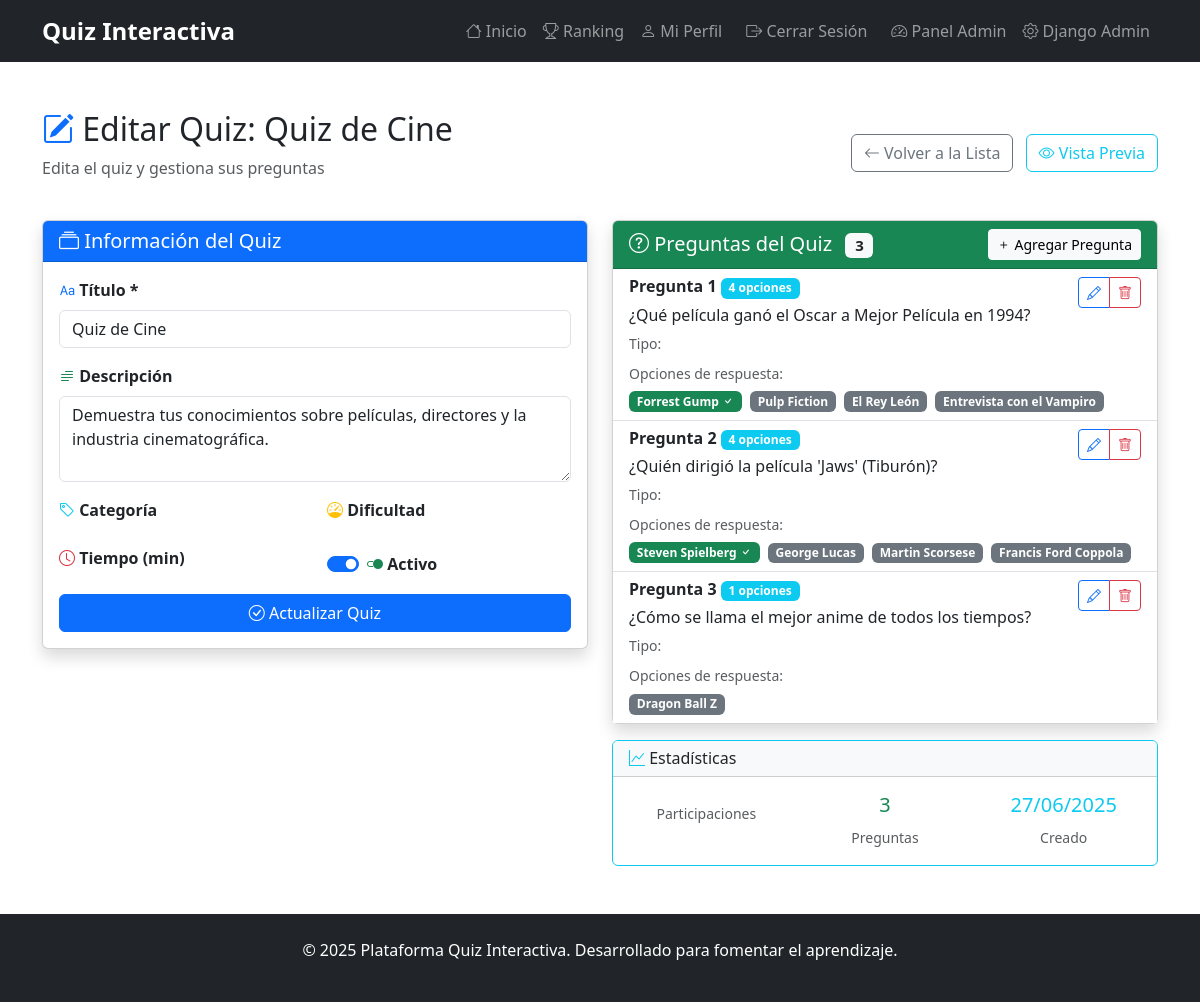
/admin-panel/quiz/20/edit/ (signed in), run on an earlier commit of the app's database.
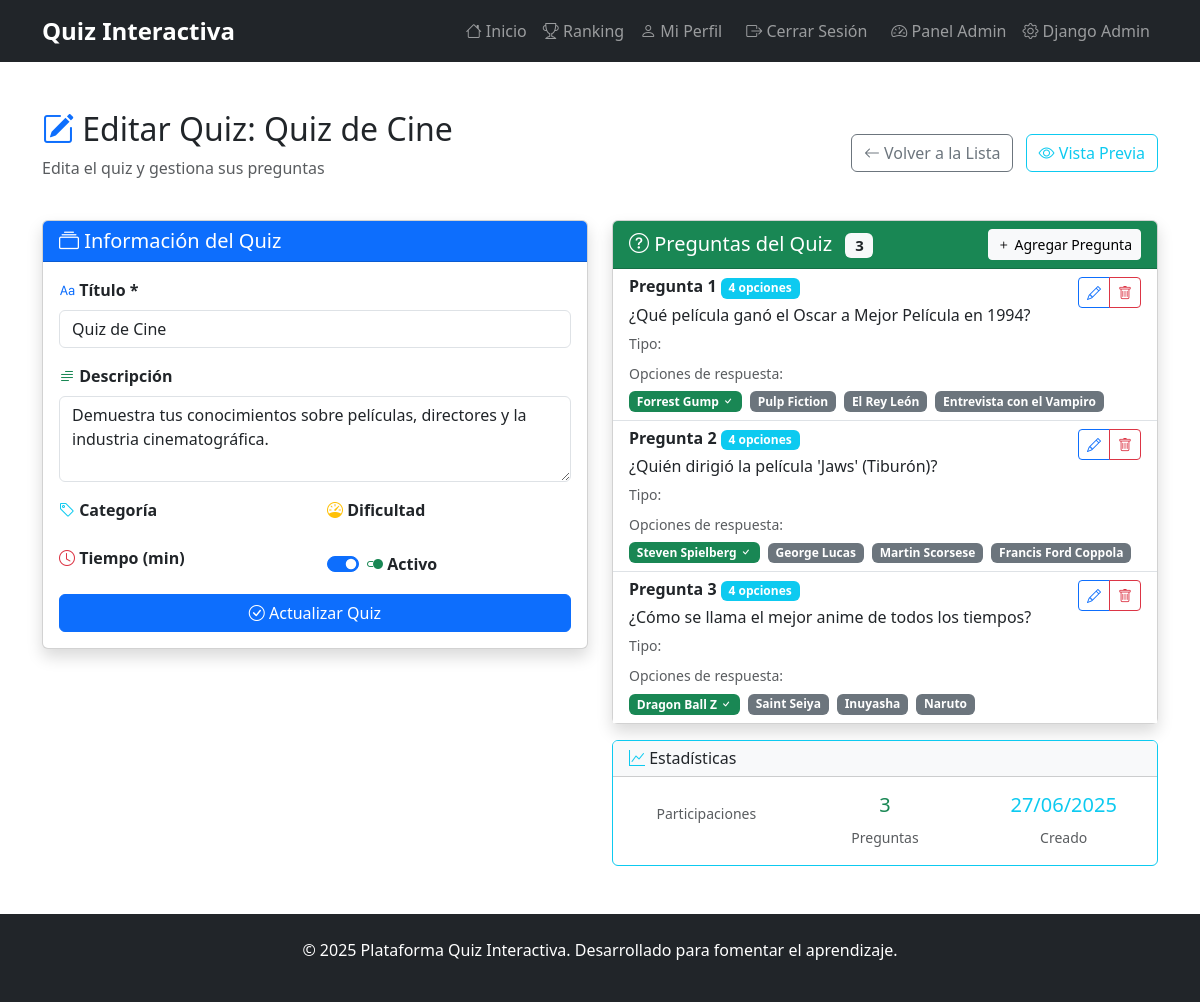
And on a later commit of the database.
### quizzes/models.py (models this page shows, shortened)
class Pregunta(models.Model):
    quiz = models.ForeignKey(Quiz, related_name='preguntas', on_delete=models.CASCADE)
    texto = models.CharField(max_length=500)

class Opcion(models.Model):
    pregunta = models.ForeignKey(Pregunta, related_name='opciones', on_delete=models.CASCADE)
    texto = models.CharField(max_length=300)
    es_correcta = models.BooleanField(default=False)

### quizzes/views.py (the view)
# urls.py: path('admin-panel/quiz/<int:quiz_id>/edit/', views.admin_quiz_edit, name='admin_quiz_edit'),
@user_passes_test(is_staff_user)
def admin_quiz_edit(request, quiz_id):
    quiz = get_object_or_404(Quiz, id=quiz_id)
    if request.method == 'POST':
        form = QuizForm(request.POST, instance=quiz)
        if form.is_valid():
            form.save()
            messages.success(request, f'Quiz "{quiz.titulo}" actualizado exitosamente.')
            return redirect('admin_quiz_list')
    else:
        form = QuizForm(instance=quiz)
    preguntas = quiz.preguntas.all()
    return render(request, 'quizzes/admin/quiz_edit.html', {
        'form': form,
        'quiz': quiz,
        'preguntas': preguntas,
        'title': f'Editar Quiz: {quiz.titulo}'
    })

### quizzes/forms.py
class QuizForm(forms.ModelForm):
    class Meta:
        model = Quiz
        fields = ['titulo', 'descripcion', 'activo', 'tiempo_limite']
        widgets = {
            'titulo': forms.TextInput(attrs={'class': 'form-control', 'placeholder': 'Título del quiz'}),
            'descripcion': forms.Textarea(attrs={'class': 'form-control', 'rows': 3, 'placeholder': 'Descripción del quiz'}),
            'activo': forms.CheckboxInput(attrs={'class': 'form-check-input'}),
            'tiempo_limite': forms.NumberInput(attrs={'class': 'form-control', 'placeholder': 'Tiempo en minutos (0 = sin límite)'}),
        }

### quizzes/views.py (called while the page is built)
def is_staff_user(user):
    return user.is_authenticated and user.is_staff

### quizzes/templates/quizzes/admin/quiz_edit.html (shortened to what the changed rows need)
{% extends 'base.html' %}
{% block content %}
<div class="container my-5">
    <div class="row mb-4">
        <div class="col-12">
            <div class="d-flex justify-content-between align-items-center">
                <div>
                    <h2><i class="bi bi-pencil-square text-primary"></i> {{ title }}</h2>
                </div>
            </div>
        </div>
    </div>
    <div class="row">
        <div class="col-lg-6">
            <div class="card shadow">
                <div class="card-body p-0">
                    {% if preguntas %}
                        <div class="list-group list-group-flush">
                            {% for pregunta in preguntas %}
                                <div class="list-group-item">
                                    <div class="d-flex justify-content-between align-items-start">
                                        <div class="flex-grow-1">
                                            <h6 class="mb-1 fw-bold">
                                                Pregunta {{ forloop.counter }}
                                                <span class="badge bg-info">{{ pregunta.opciones.count }} opciones</span>
                                            </h6>
                                            <p class="mb-1 text-truncate">{{ pregunta.texto|truncatechars:80 }}</p>
                                            <small class="text-muted">
                                                Tipo: {{ pregunta.get_tipo_display }}
                                            </small>
                                        </div>
                                        <div class="btn-group" role="group">
                                            <a href="{% url 'admin_pregunta_edit' pregunta.id %}"
                                               class="btn btn-outline-primary btn-sm"
                                               title="Editar">
                                                <i class="bi bi-pencil"></i>
                                            </a>
                                            <a href="{% url 'admin_pregunta_delete' pregunta.id %}"
                                               class="btn btn-outline-danger btn-sm"
                                               title="Eliminar">
                                                <i class="bi bi-trash"></i>
                                            </a>
                                        </div>
                                    </div>
                                    {% if pregunta.opciones.all %}
                                        <div class="mt-2">
                                            <small class="text-muted d-block mb-1">Opciones de respuesta:</small>
                                            {% for opcion in pregunta.opciones.all %}
                                                <span class="badge me-1 {% if opcion.es_correcta %}bg-success{% else %}bg-secondary{% endif %}">
                                                    {{ opcion.texto|truncatechars:30 }}
                                                    {% if opcion.es_correcta %}<i class="bi bi-check"></i>{% endif %}
                                                </span>
                                            {% endfor %}
                                        </div>
                                    {% else %}
                                        <div class="mt-2">
                                            <small class="text-warning">
                                                <i class="bi bi-exclamation-triangle"></i> Sin opciones de respuesta
                                            </small>
                                        </div>
                                    {% endif %}
                                </div>
                            {% endfor %}
                        </div>
                    {% endif %}
                </div>
            </div>
        </div>
    </div>
</div>
{% endblock %}

What changed in the data, as far as the page shows it:
computed for Pregunta "¿Cómo se llama el mejor anime de todos los tiempos?": opciones.count "1" → "4"
changed Opcion "Dragon Ball Z": es_correcta False → True (drawn)
added Opcion: texto "Saint Seiya", shown under Pregunta "¿Cómo se llama el mejor anime de todos los tiempos?"
added Opcion: texto "Inuyasha", shown under Pregunta "¿Cómo se llama el mejor anime de todos los tiempos?"
added Opcion: texto "Naruto", shown under Pregunta "¿Cómo se llama el mejor anime de todos los tiempos?"
